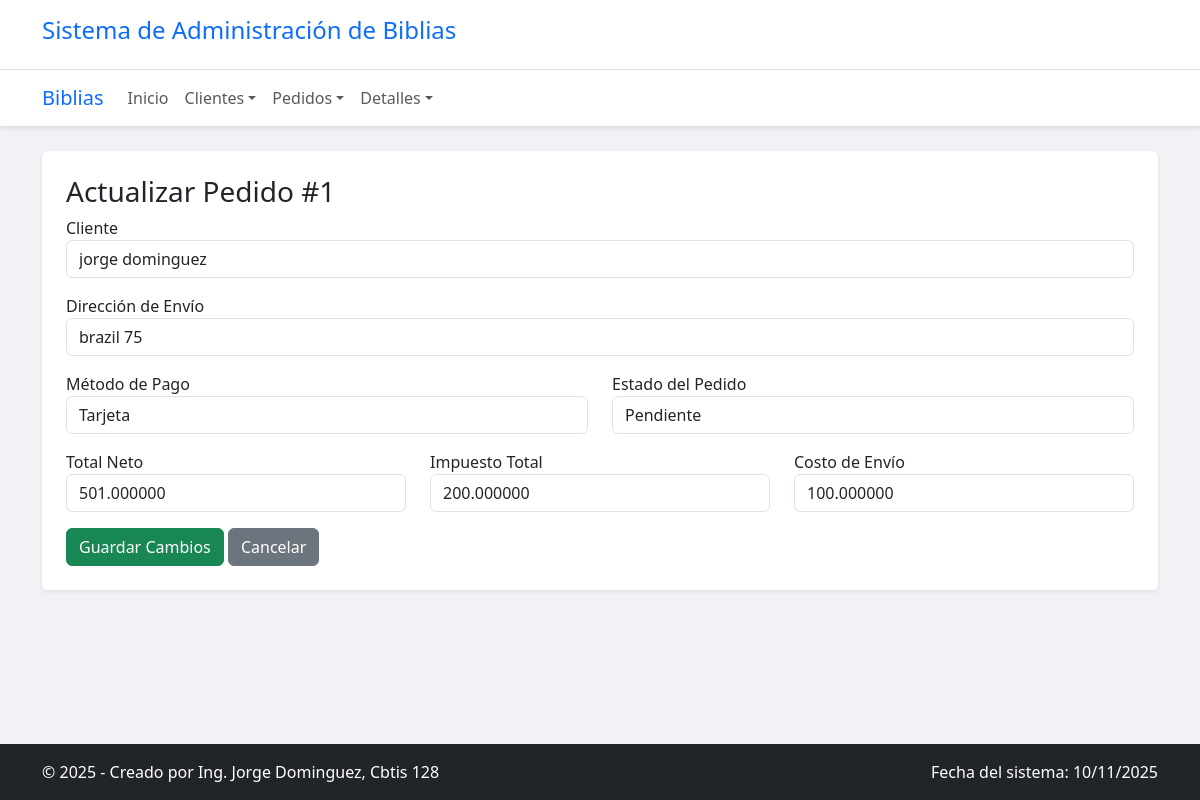
The page /pedidos/actualizar/1/ on the database its author committed.
### app_Biblia/models.py (models this page shows, shortened)
class Pedido(models.Model):
    fecha_hora = models.DateTimeField(auto_now_add=True)
    total_neto = models.DecimalField(max_digits=10, decimal_places=2, default=0)
    metodo_pago = models.CharField(max_length=50)
    estado_pedido = models.CharField(max_length=50, default='Pendiente')
    impuesto_total = models.DecimalField(max_digits=10, decimal_places=2, default=0)
    costo_envio = models.DecimalField(max_digits=10, decimal_places=2, default=0)
    direccion_envio = models.CharField(max_length=255)
    cliente = models.ForeignKey(
        ClienteGlobal,
        on_delete=models.CASCADE,
        related_name="pedidos"
    )

class ClienteGlobal(models.Model):
    nombre = models.CharField(max_length=100)
    apellido = models.CharField(max_length=100)
    email = models.CharField(max_length=255, unique=True)
    fecha_nacimiento = models.DateField(null=True, blank=True)
    pais_residencia = models.CharField(max_length=100)
    codigo_postal = models.CharField(max_length=15, null=True, blank=True)
    telefono = models.CharField(max_length=20, null=True, blank=True)

### app_Biblia/views.py (the view)
# urls.py: path('pedidos/actualizar/<int:id>/', views.actualizar_pedido, name='actualizar_pedido'),
def actualizar_pedido(request, id):
    pedido = get_object_or_404(Pedido, id=id)
    clientes = ClienteGlobal.objects.all()
    context = {'pedido': pedido, 'clientes': clientes}
    return render(request, 'pedido/actualizar_pedido.html', context)

### app_Biblia/templates/pedido/actualizar_pedido.html (shortened to what this page needs)
{% extends 'base.html' %}
{% block content %}
<h3>Actualizar Pedido #{{ pedido.id }}</h3>
<form method="POST" action="{% url 'realizar_actualizacion_pedido' pedido.id %}">
  <div class="mb-3">
    <label>Cliente</label>
    <select class="form-control" name="cliente" required>
      {% for c in clientes %}
        <option value="{{ c.id }}" {% if c.id == pedido.cliente.id %}selected{% endif %}>
          {{ c.nombre }} {{ c.apellido }}
        </option>
      {% endfor %}
    </select>
  </div>
  <div class="mb-3">
    <label>Dirección de Envío</label>
    <input class="form-control" name="direccion_envio" value="{{ pedido.direccion_envio }}" required>
  </div>
  <div class="row">
    <div class="col-md-6 mb-3">
      <label>Método de Pago</label>
      <input class="form-control" name="metodo_pago" value="{{ pedido.metodo_pago }}" required>
    </div>
    <div class="col-md-6 mb-3">
      <label>Estado del Pedido</label>
      <input class="form-control" name="estado_pedido" value="{{ pedido.estado_pedido }}" required>
    </div>
  </div>
  <div class="row">
    <div class="col-md-4 mb-3">
      <label>Total Neto</label>
      <input class="form-control" name="total_neto" type="number" step="0.01" value="{{ pedido.total_neto|stringformat:"f" }}" required>
    </div>
    <div class="col-md-4 mb-3">
      <label>Impuesto Total</label>
      <input class="form-control" name="impuesto_total" type="number" step="0.01" value="{{ pedido.impuesto_total|stringformat:"f" }}" required>
    </div>
    <div class="col-md-4 mb-3">
      <label>Costo de Envío</label>
      <input class="form-control" name="costo_envio" type="number" step="0.01" value="{{ pedido.costo_envio|stringformat:"f" }}" required>
    </div>
  </div>
  <button class="btn btn-success" type="submit">Guardar Cambios</button>
  <a class="btn btn-secondary" href="{% url 'ver_pedidos' %}">Cancelar</a>
</form>
{% endblock %}

### app_Biblia/templates/base.html (style rules this page uses)
body { background-color: #f0f2f5; }
.btn-success { background-color: #198754; border-color: #198754; }

### rows shown on the page
Pedido: id "1", cliente "jorge dominguez", direccion_envio "brazil 75", metodo_pago "Tarjeta", estado_pedido "Pendiente", total_neto "501.000000", impuesto_total "200.000000", costo_envio "100.000000"
